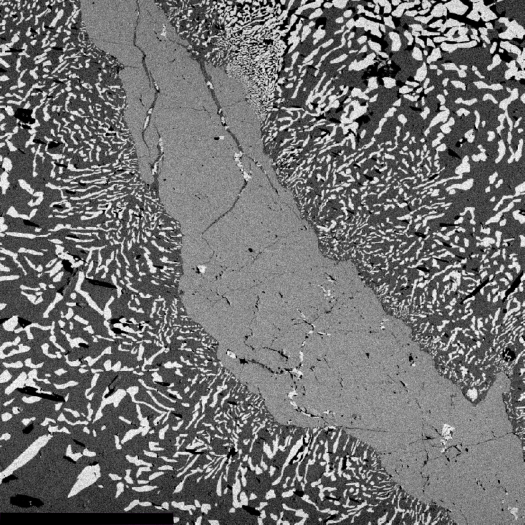
#> input picture Si.png, 1049 x 1049 px (shown at 1/2 size)
$ python Smp_test.py
#> lines starting #> are read from the running program, lines starting #| are printed output that depends on the picture; after the words box and inside, x2 and y2 are one past the last pixel; in counts of white or black regions, pixels touching at a corner belong together
#> in analyze_particle_size_distribution, image is the input picture: shape (1049, 1049, 3); mean B, G, R 113, 113, 113
import cv2
import numpy as np
import matplotlib.pyplot as plt

def calculate_particle_size(contours):
    # 粒度計算
    particle_sizes = [cv2.contourArea(contour) for contour in contours]
    return particle_sizes

def remove_scale_bar(image, scale_bar_threshold, scale_bar_area_threshold):
    # グレースケールに変換
#> called with scale_bar_threshold = 255, scale_bar_area_threshold = 1
    gray_image = cv2.cvtColor(image, cv2.COLOR_BGR2GRAY)

    # 明るさがスケールバーの閾値以上の領域を特定
    _, binary_image = cv2.threshold(gray_image, scale_bar_threshold, 255, cv2.THRESH_BINARY)
#> binary_image: shape (1049, 1049); every value is 0

    # 輪郭を抽出
    contours, _ = cv2.findContours(binary_image, cv2.RETR_EXTERNAL, cv2.CHAIN_APPROX_SIMPLE)
#> contours = []

    # スケールバーの輪郭を削除
    for contour in contours:
        area = cv2.contourArea(contour)
        if area <= scale_bar_area_threshold:
            cv2.drawContours(binary_image, [contour], -1, 0, thickness=cv2.FILLED)
#> this loop made 0 passes

    # スケールバーを除外した画像を作成
    image_without_scale_bar = cv2.bitwise_and(image, image, mask=~binary_image)

    return image_without_scale_bar

def remove_noise(image, noise_threshold):
    # ノイズ除去
#> called with noise_threshold = 1
    kernel = np.ones((3, 3), np.uint8)
    cleaned_image = cv2.morphologyEx(image, cv2.MORPH_OPEN, kernel, iterations=noise_threshold)
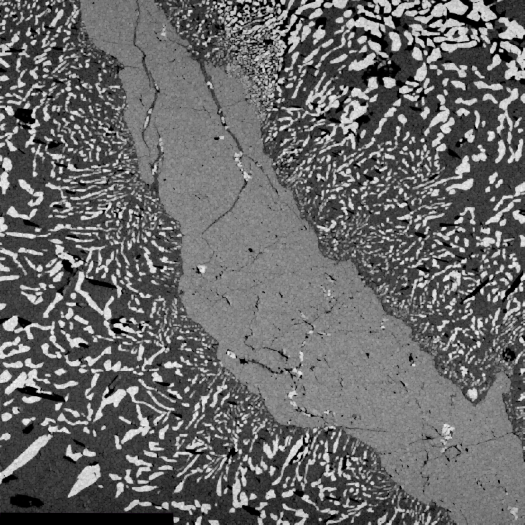
#> cleaned_image: shape (1049, 1049, 3) (shown at 1/2 size); mean B, G, R 104, 104, 104

    return cleaned_image

def visualize_particles(image, contours):
    # 粒子にカウントされた部分を赤色で表示
    image_with_particles = image.copy()
    cv2.drawContours(image_with_particles, contours, -1, (255, 0, 0), thickness=2)

    return image_with_particles

def fourier_transform(image):
    # グレースケールに変換
    gray_image = cv2.cvtColor(image, cv2.COLOR_BGR2GRAY)

    # フーリエ変換を行う
    fft_image = np.fft.fft2(gray_image)
    fft_shifted_image = np.fft.fftshift(fft_image)
    magnitude_spectrum = np.abs(fft_shifted_image)

    # 逆フーリエ変換を行う
    ifft_shifted_image = np.fft.ifftshift(fft_shifted_image)
    ifft_image = np.fft.ifft2(ifft_shifted_image)
    ifft_image = np.abs(ifft_image)

    return magnitude_spectrum, ifft_image

def analyze_particle_size_distribution(image_path, particle_threshold, scale_bar_threshold, scale_bar_area_threshold, noise_threshold):
    # 画像を読み込む
    image = cv2.imread(image_path)

    # スケールバーを除外
    image_without_scale_bar = remove_scale_bar(image, scale_bar_threshold, scale_bar_area_threshold)

    # ノイズ除去
    cleaned_image = remove_noise(image_without_scale_bar, noise_threshold)

    # グレースケールに変換
    gray_image = cv2.cvtColor(cleaned_image, cv2.COLOR_BGR2GRAY)

    # 明るさが粒子の閾値以上の領域を特定
    _, binary_image = cv2.threshold(gray_image, particle_threshold, 255, cv2.THRESH_BINARY)
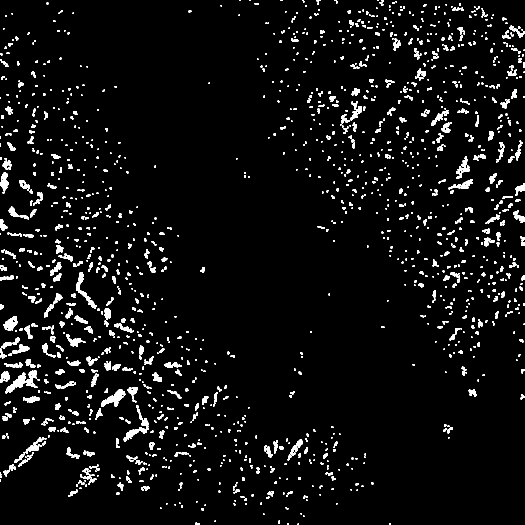
#> binary_image: shape (1049, 1049) (shown at 1/2 size); 4.8% white; 1522 white regions (821 under 20 px)

    # 画像処理後の輪郭を抽出
    contours, _ = cv2.findContours(binary_image, cv2.RETR_EXTERNAL, cv2.CHAIN_APPROX_SIMPLE)
#> contours = 1522 contours, 1080 with area under 20; largest, box (x1, y1, x2, y2) and area: (10, 740, 75, 787) 973, (203, 779, 251, 814) 647, (152, 545, 194, 618) 508, (6, 632, 35, 661) 452, (247, 854, 297, 884) 402

    # グレースケールに変換
    gray_image_orig = cv2.cvtColor(image_without_scale_bar, cv2.COLOR_BGR2GRAY)

    # 明るさが粒子の閾値以上の領域を特定
    _, binary_image_orig = cv2.threshold(gray_image_orig, particle_threshold, 255, cv2.THRESH_BINARY)
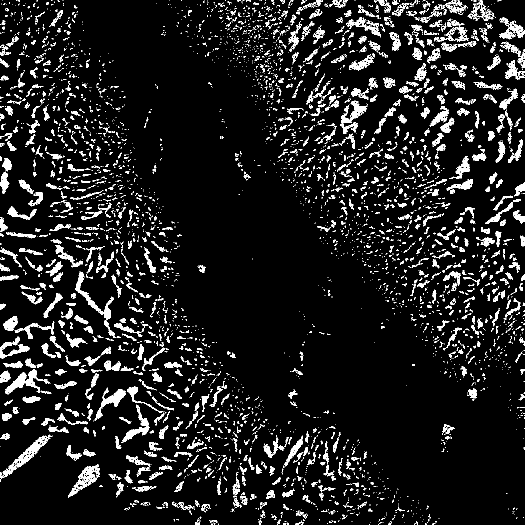
#> binary_image_orig: shape (1049, 1049) (shown at 1/2 size); 9.2% white; 4110 white regions (3158 under 20 px)

    # 画像処理前の輪郭を抽出
    contours_orig, _ = cv2.findContours(binary_image_orig, cv2.RETR_EXTERNAL, cv2.CHAIN_APPROX_SIMPLE)
#> contours_orig = 4109 contours, 3479 with area under 20; largest, box (x1, y1, x2, y2) and area: (0, 869, 105, 958) 1598, (136, 929, 200, 995) 1330, (10, 738, 101, 789) 1224, (150, 543, 233, 676) 1208, (189, 775, 252, 841) 947

    # 粒子の面積を計算
    particle_sizes = calculate_particle_size(contours)
#> in calculate_particle_size, `particle_sizes = [cv2.contourArea(contour) for contour in contours]`: particle_sizes = 1522 values, max 973 at index 363, min 2 at index 0, mean 24.47

    # 外れ値を除外
    mean_size = np.mean(particle_sizes)
#> mean_size = 24.47
    std_size = np.std(particle_sizes)
#> std_size = 50.5
    filtered_particle_sizes = [size for size in particle_sizes if (mean_size - 2 * std_size) < size < (mean_size + 2 * std_size)]
#> filtered_particle_sizes = 1476 values, max 125 at index 1069, min 2 at index 0, mean 17.82

    # 元画像に対する粒度解析を行い、粒度分布を取得
    gray_orig = cv2.cvtColor(image, cv2.COLOR_BGR2GRAY)
    _, binary_orig = cv2.threshold(gray_orig, particle_threshold, 255, cv2.THRESH_BINARY)
    contours_orig, _ = cv2.findContours(binary_orig, cv2.RETR_EXTERNAL, cv2.CHAIN_APPROX_SIMPLE)
    particle_sizes_orig = calculate_particle_size(contours_orig)
#> particle_sizes_orig = 4109 values, max 1597.5 at index 553, min 0 at index 0, mean 17.28
    mean_size_orig = np.mean(particle_sizes_orig)
#> mean_size_orig = 17.28
    std_size_orig = np.std(particle_sizes_orig)
#> std_size_orig = 67.37
    filtered_particle_sizes_orig = [size for size in particle_sizes_orig if (mean_size_orig - 2 * std_size_orig) < size < (mean_size_orig + 2 * std_size_orig)]
#> filtered_particle_sizes_orig = 4003 values, max 149 at index 2709, min 0 at index 0, mean 9.17


    # 通常軸での粒度分布をプロット
    plt.figure(figsize=(10, 5))
    plt.subplot(241)
    plt.hist(filtered_particle_sizes, bins=20, range=(0, max(filtered_particle_sizes)))
    plt.xlabel("Particle Size")
    plt.ylabel("Frequency")
    plt.title("Particle Size Distribution (Linear Scale)")

    # 対数軸での粒度分布をプロット
    plt.subplot(242)
    plt.hist(filtered_particle_sizes, bins=np.logspace(np.log10(0.1), np.log10(max(filtered_particle_sizes)), 20))
    plt.xscale("log")
    plt.xlabel("Particle Size")
    plt.ylabel("Frequency")
    plt.title("Particle Size Distribution (Log Scale)")

    # 元画像に対する粒度分布を通常軸でプロット
    plt.subplot(243)
    plt.hist(filtered_particle_sizes_orig, bins=20, range=(0, max(filtered_particle_sizes)))
    plt.xlabel("Particle Size (Log Scale)")
    plt.ylabel("Frequency")
    plt.title("Particle Size Distribution (Linear Scale)")

    # 元画像に対する粒度分布を通常軸でプロット
    plt.subplot(244)
    plt.hist(filtered_particle_sizes_orig, bins=np.logspace(np.log10(0.1), np.log10(max(filtered_particle_sizes)), 20))
    plt.xscale("log")
    plt.xlabel("Particle Size")
    plt.ylabel("Frequency")
    plt.title("Particle Size Distribution (Linear Scale)")

    plt.tight_layout()
    plt.show()
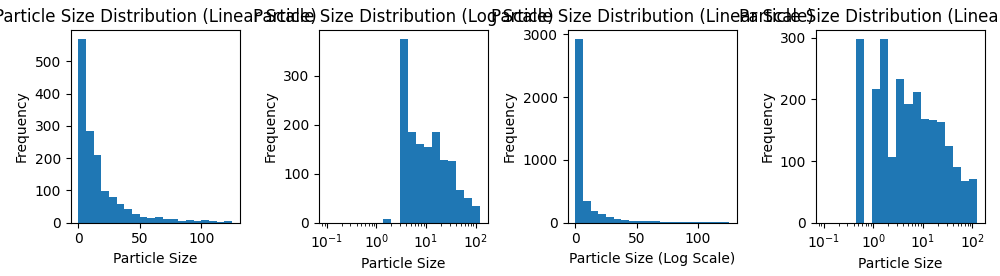
#> figure drawn by matplotlib, 4 panels; panel 1: tallest bar 568 high, from x = 0 to 6.25; panel 2: tallest bar 374 high, from x = 2.93 to 4.27; panel 3: tallest bar 2916 high, from x = 0 to 6.25

    # 元画像のフーリエ変換と逆フーリエ変換
    magnitude_spectrum_orig, ifft_image_orig = fourier_transform(image_without_scale_bar)
    # 画像処理後のフーリエ変換と逆フーリエ変換
    magnitude_spectrum_proc, ifft_image_proc = fourier_transform(cleaned_image)

    # フーリエ変換後と逆フーリエ変換後の結果を可視化
    plt.figure(figsize=(15, 6))
    plt.subplot(241)
    plt.imshow(np.log(1 + magnitude_spectrum_orig), cmap="gray")
    plt.title("Original Fourier Transform (Log Scale)")
    plt.subplot(242)
    plt.imshow(np.log(1 + magnitude_spectrum_proc), cmap="gray")
    plt.title("Processed Fourier Transform (Log Scale)")
    plt.subplot(243)
    plt.imshow(image, cmap="gray")
    plt.title("Original Image")
    plt.subplot(244)
    plt.imshow(ifft_image_proc, cmap="gray")
    plt.title("Processed Inverse Fourier Transform")
    plt.subplot(245)
    plt.imshow(np.log(1 + magnitude_spectrum_orig), cmap="gray")
    plt.title("Original Fourier Transform (Log Scale)")
    plt.subplot(246)
    plt.imshow(np.log(1 + magnitude_spectrum_proc), cmap="gray")
    plt.title("Processed Fourier Transform (Log Scale)")
    plt.subplot(247)
    plt.imshow(ifft_image_orig, cmap="gray")
    plt.title("Original Inverse Fourier Transform")
    plt.subplot(248)
    plt.imshow(cleaned_image, cmap="gray")
    plt.title("Processed Image")
    plt.tight_layout()
    plt.show()
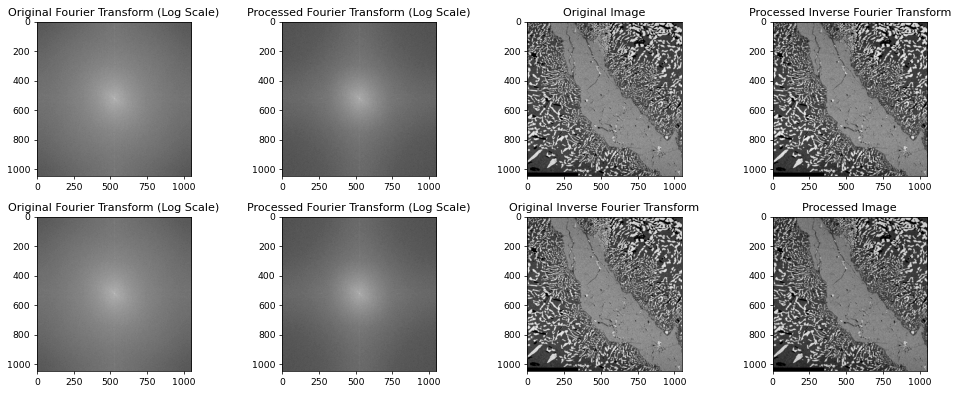
#> figure drawn by matplotlib, 8 panels; B, G, R data is drawn as R, G, B

    # 画像処理後の粒子にカウントされた部分を画像に表示
    plt.subplot(121)
    image_with_particles = visualize_particles(binary_image, contours)
    plt.imshow(image_with_particles, cmap="gray")
    plt.title("Filtered Image with Particle Count")

    # 元画像に対する粒度解析を可視化
    plt.subplot(122)
    image_without_scale_bar_visualized = visualize_particles(image_without_scale_bar, contours_orig)
#> in visualize_particles (call 2), `cv2.drawContours(image_with_particles, contours, -1, (255, 0, 0), thic..`:
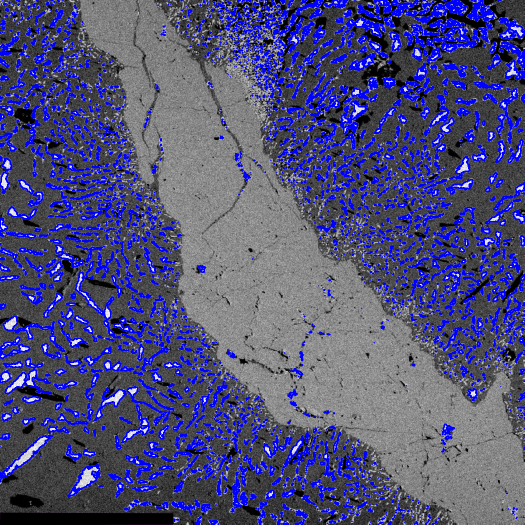
#> image_with_particles: shape (1049, 1049, 3) (shown at 1/2 size); mean B, G, R 122.6, 79, 79
    plt.imshow(image_without_scale_bar_visualized, cmap="gray")
    plt.title("Original Image with Particle Count")
    plt.show()
#> figure, not shown here; B, G, R data is drawn as R, G, B

if __name__ == "__main__":
    image_path = "Si.png"  # 解析したい画像のパスを指定
    particle_threshold = 210  # 粒子として認識する明るさの閾値を指定（0から255の範囲で値を調整してください）
    scale_bar_threshold = 255  # スケールバーを除外するための明るさの閾値を指定（0から255の範囲で値を調整してください）
    scale_bar_area_threshold = 1  # スケールバーと判定する輪郭の面積の閾値（適宜調整してください）
    noise_threshold = 1  # ノイズ除去のための繰り返し回数を指定（ノイズが残る場合は値を増やしてください）

    # 粒度分布とフーリエ変換の解析を行う
    analyze_particle_size_distribution(image_path, particle_threshold, scale_bar_threshold, scale_bar_area_threshold, noise_threshold)

$ run again, with image_with_particles.jpg saved as Si.png
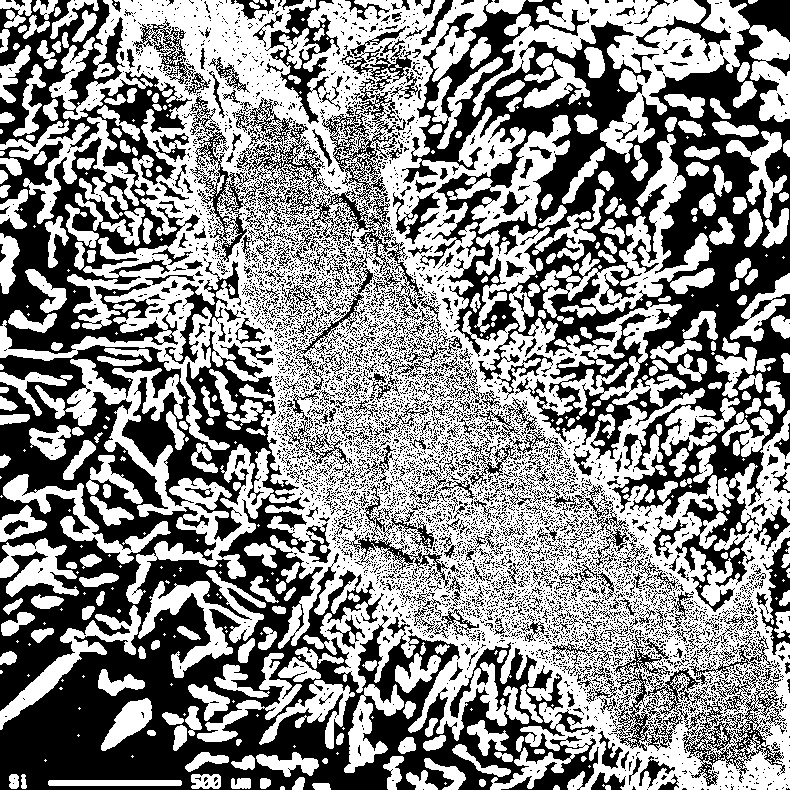
#> input picture image_with_particles.jpg, 790 x 790 px
#> in analyze_particle_size_distribution, image is the input picture: shape (790, 790, 3); min 0, max 255, mean 138.5
#> in remove_scale_bar, `contours, _ = cv2.findContours(binary_image, cv2.RETR_EXTERNAL, cv2.CH..`: contours = []
#> in analyze_particle_size_distribution, `contours, _ = cv2.findContours(binary_image, cv2.RETR_EXTERNAL, cv2.CH..`: contours = 352 contours, 59 with area under 20; largest, box (x1, y1, x2, y2) and area: (0, 0, 790, 790) 263656, (472, 0, 790, 154) 15850, (66, 359, 231, 545) 6616, (561, 134, 709, 318) 5272, (456, 115, 571, 234) 4270
#> binary_image_orig: shape (790, 790); 54.4% white; 5713 black regions (5242 under 20 px)
#> contours_orig = 398 contours, 149 with area under 20; largest, box (x1, y1, x2, y2) and area: (0, 0, 790, 790) 288562, (472, 0, 790, 163) 15913, (540, 134, 712, 318) 7010, (447, 115, 571, 234) 4343, (138, 570, 266, 678) 3676
#> in calculate_particle_size, `particle_sizes = [cv2.contourArea(contour) for contour in contours]`: particle_sizes = 352 values, max 263656.5 at index 348, min 2 at index 347, mean 1095.2
#> mean_size = 1095.2
#> std_size = 14054.4
#> filtered_particle_sizes = 351 values, max 15850 at index 342, min 2 at index 347, mean 347.1
#> particle_sizes_orig = 398 values, max 288562.5 at index 394, min 1 at index 63, mean 997.8
#> mean_size_orig = 997.8
#> std_size_orig = 14465.8
#> filtered_particle_sizes_orig = 397 values, max 15913 at index 390, min 1 at index 63, mean 273.4
#> in visualize_particles, `cv2.drawContours(image_with_particles, contours, -1, (255, 0, 0), thic..`:
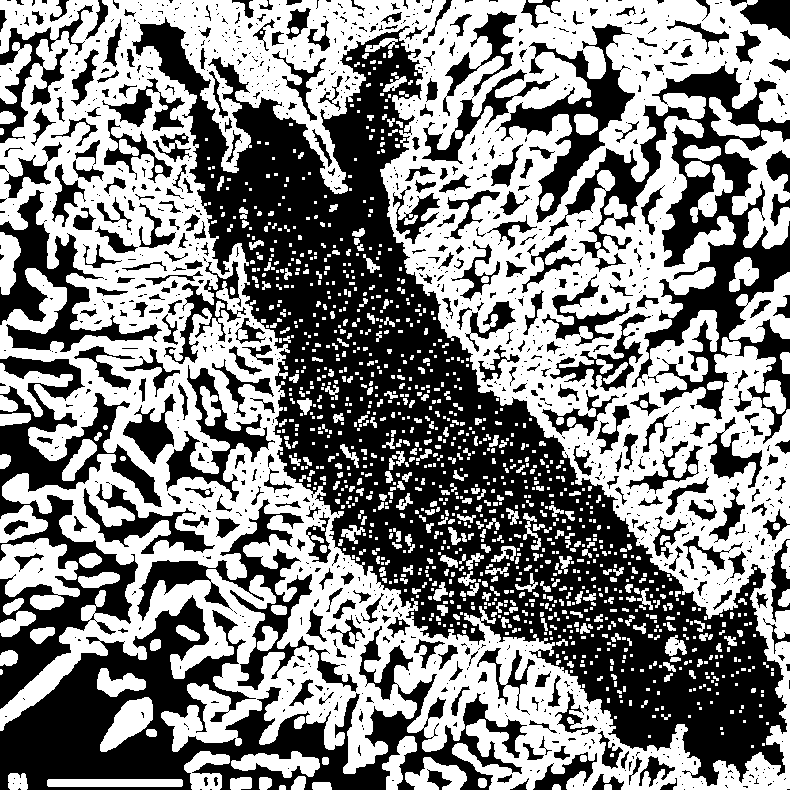
#> image_with_particles: shape (790, 790); 52.3% white; 1162 black regions (831 under 20 px), largest, box (x1, y1, x2, y2) and area: (132, 17, 787, 786) 128034, (0, 595, 527, 790) 35696, (548, 65, 790, 444) 23115
#> in visualize_particles (call 2), `cv2.drawContours(image_with_particles, contours, -1, (255, 0, 0), thic..`:
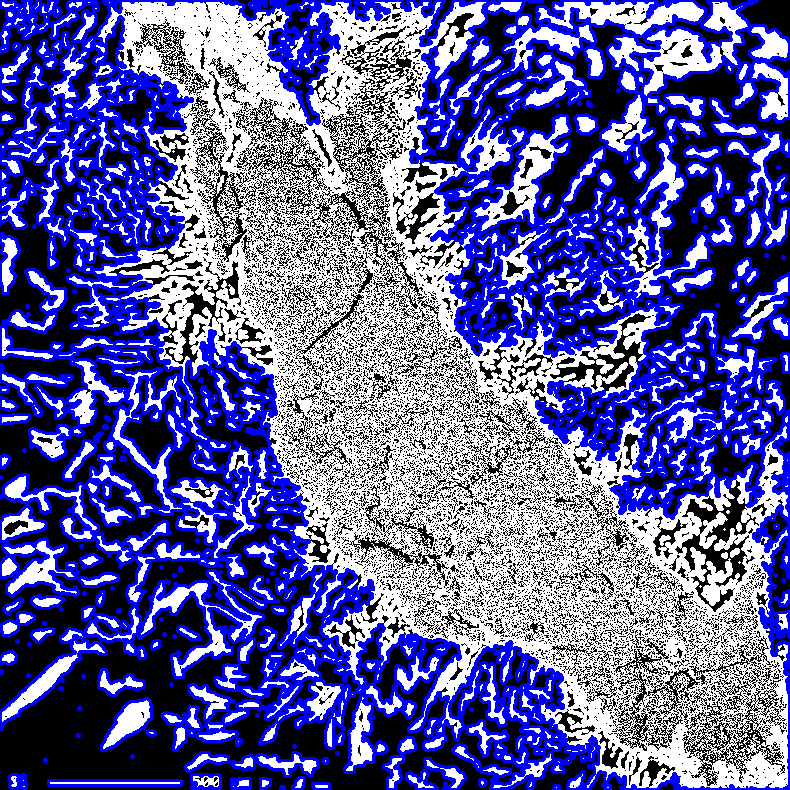
#> image_with_particles: shape (790, 790, 3); mean B, G, R 164, 96.3, 96.3
